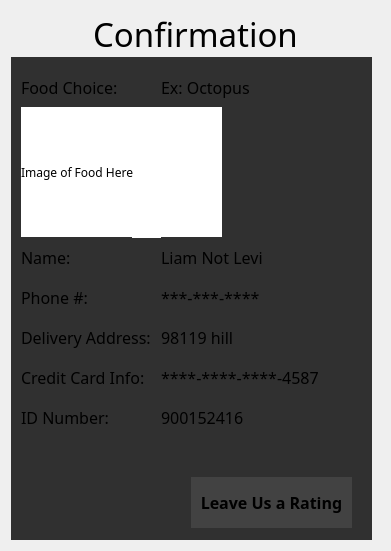
      <widget class="QWidget" name="scrollAreaWidgetContents_8">
       <property name="geometry">
        <rect>
         <x>0</x>
         <y>0</y>
         <width>391</width>
         <height>551</height>
        </rect>
       </property>
       <layout class="QVBoxLayout" name="verticalLayout_7">
        <item>
         <widget class="QLabel" name="label_12">
          <property name="minimumSize">
           <size>
            <width>0</width>
            <height>40</height>
           </size>
          </property>
          <property name="maximumSize">
           <size>
            <width>16777215</width>
            <height>40</height>
           </size>
          </property>
          <property name="font">
           <font>
            <family>Nirmala UI Semilight</family>
            <pointsize>25</pointsize>
           </font>
          </property>
          <property name="text">
           <string>&lt;html&gt;&lt;head/&gt;&lt;body&gt;&lt;p align=&quot;center&quot;&gt;Confirmation&lt;/p&gt;&lt;/body&gt;&lt;/html&gt;</string>
          </property>
         </widget>
        </item>
        <item>
         <widget class="QGroupBox" name="groupBox_16">
          <property name="minimumSize">
           <size>
            <width>361</width>
            <height>395</height>
           </size>
          </property>
          <property name="maximumSize">
           <size>
            <width>361</width>
            <height>525</height>
           </size>
          </property>
          <property name="font">
           <font>
            <family>Nirmala UI Semilight</family>
           </font>
          </property>
          <property name="styleSheet">
           <string notr="true">
border:0;
background-color: rgb(48, 48, 48);</string>
          </property>
          <property name="title">
           <string/>
          </property>
          <widget class="QLabel" name="label_20">
           <property name="geometry">
            <rect>
             <x>10</x>
             <y>10</y>
             <width>111</width>
             <height>40</height>
            </rect>
           </property>
           <property name="font">
            <font>
             <family>Nirmala UI Semilight</family>
             <pointsize>12</pointsize>
            </font>
           </property>
           <property name="text">
            <string>Food Choice:</string>
           </property>
          </widget>
          <widget class="QLabel" name="FoodLabel">
           <property name="geometry">
            <rect>
             <x>150</x>
             <y>10</y>
             <width>190</width>
             <height>40</height>
            </rect>
           </property>
           <property name="font">
            <font>
             <family>Nirmala UI Semilight</family>
             <pointsize>12</pointsize>
            </font>
           </property>
           <property name="text">
            <string>Ex: Octopus</string>
           </property>
           <property name="wordWrap">
            <bool>true</bool>
           </property>
          </widget>
          <widget class="QLabel" name="label_21">
           <property name="geometry">
            <rect>
             <x>10</x>
             <y>260</y>
             <width>131</width>
             <height>40</height>
            </rect>
           </property>
           <property name="font">
            <font>
             <family>Nirmala UI Semilight</family>
             <pointsize>12</pointsize>
            </font>
           </property>
           <property name="text">
            <string>Delivery Address:</string>
           </property>
          </widget>
          <widget class="QLabel" name="FoodChoiceImage_2">
           <property name="geometry">
            <rect>
             <x>10</x>
             <y>50</y>
             <width>201</width>
             <height>131</height>
            </rect>
           </property>
           <property name="minimumSize">
            <size>
             <width>201</width>
             <height>131</height>
            </size>
           </property>
           <property name="maximumSize">
            <size>
             <width>201</width>
             <height>131</height>
            </size>
           </property>
           <property name="font">
            <font>
             <family>Candara</family>
            </font>
           </property>
           <property name="styleSheet">
            <string notr="true">background-color: rgb(255, 255, 255);</string>
           </property>
           <property name="text">
            <string>Image of Food Here</string>
           </property>
          </widget>
          <widget class="QLabel" name="DelLabel">
           <property name="geometry">
            <rect>
             <x>150</x>
             <y>260</y>
             <width>151</width>
             <height>40</height>
            </rect>
           </property>
           <property name="font">
            <font>
             <family>Nirmala UI Semilight</family>
             <pointsize>12</pointsize>
            </font>
           </property>
           <property name="text">
            <string>98119 hill</string>
           </property>
          </widget>
          <widget class="QLabel" name="label_22">
           <property name="geometry">
            <rect>
             <x>10</x>
             <y>300</y>
             <width>131</width>
             <height>40</height>
            </rect>
           </property>
           <property name="font">
            <font>
             <family>Nirmala UI Semilight</family>
             <pointsize>12</pointsize>
            </font>
           </property>
           <property name="text">
            <string>Credit Card Info:</string>
           </property>
          </widget>
          <widget class="QLabel" name="CreditLabel">
           <property name="geometry">
            <rect>
             <x>150</x>
             <y>300</y>
             <width>190</width>
             <height>40</height>
            </rect>
           </property>
           <property name="font">
            <font>
             <family>Nirmala UI Semilight</family>
             <pointsize>12</pointsize>
            </font>
           </property>
           <property name="text">
            <string>****-****-****-4587</string>
           </property>
          </widget>
          <widget class="QLabel" name="label_23">
           <property name="geometry">
            <rect>
             <x>10</x>
             <y>180</y>
             <width>111</width>
             <height>40</height>
            </rect>
           </property>
           <property name="font">
            <font>
             <family>Nirmala UI Semilight</family>
             <pointsize>12</pointsize>
            </font>
           </property>
           <property name="text">
            <string>Name:</string>
           </property>
          </widget>
          <widget class="QLabel" name="NameLabel_2">
           <property name="geometry">
            <rect>
             <x>150</x>
             <y>180</y>
             <width>151</width>
             <height>40</height>
            </rect>
           </property>
           <property name="font">
            <font>
             <family>Nirmala UI Semilight</family>
             <pointsize>12</pointsize>
            </font>
           </property>
           <property name="text">
            <string>Liam Not Levi</string>
           </property>
          </widget>
          <widget class="QPushButton" name="RateButton">
           <property name="geometry">
            <rect>
             <x>180</x>
             <y>420</y>
             <width>161</width>
             <height>51</height>
            </rect>
           </property>
           <property name="font">
            <font>
             <family>Nirmala UI Semilight</family>
             <pointsize>12</pointsize>
             <weight>75</weight>
             <bold>true</bold>
            </font>
           </property>
           <property name="styleSheet">
            <string notr="true">background-color: rgb(66, 66, 66);</string>
           </property>
           <property name="text">
            <string>Leave Us a Rating</string>
           </property>
          </widget>
          <widget class="QLabel" name="label_31">
           <property name="geometry">
            <rect>
             <x>10</x>
             <y>340</y>
             <width>131</width>
             <height>40</height>
            </rect>
           </property>
           <property name="font">
            <font>
             <family>Nirmala UI Semilight</family>
             <pointsize>12</pointsize>
            </font>
           </property>
           <property name="text">
            <string>ID Number:</string>
           </property>
          </widget>
          <widget class="QLabel" name="IDLabel">
           <property name="geometry">
            <rect>
             <x>150</x>
             <y>340</y>
             <width>190</width>
             <height>40</height>
            </rect>
           </property>
           <property name="font">
            <font>
             <family>Nirmala UI Semilight</family>
             <pointsize>12</pointsize>
            </font>
           </property>
           <property name="text">
            <string>900152416</string>
           </property>
          </widget>
          <widget class="QLabel" name="label_24">
           <property name="geometry">
            <rect>
             <x>10</x>
             <y>220</y>
             <width>111</width>
             <height>40</height>
            </rect>
           </property>
           <property name="font">
            <font>
             <family>Nirmala UI Semilight</family>
             <pointsize>12</pointsize>
            </font>
           </property>
           <property name="text">
            <string>Phone #:</string>
           </property>
          </widget>
          <widget class="QLabel" name="PhoneOut">
           <property name="geometry">
            <rect>
             <x>150</x>
             <y>220</y>
             <width>151</width>
             <height>40</height>
            </rect>
           </property>
           <property name="font">
            <font>
             <family>Nirmala UI Semilight</family>
             <pointsize>12</pointsize>
            </font>
           </property>
           <property name="text">
            <string>***-***-****</string>
           </property>
          </widget>
         </widget>
        </item>
       </layout>
      </widget>
